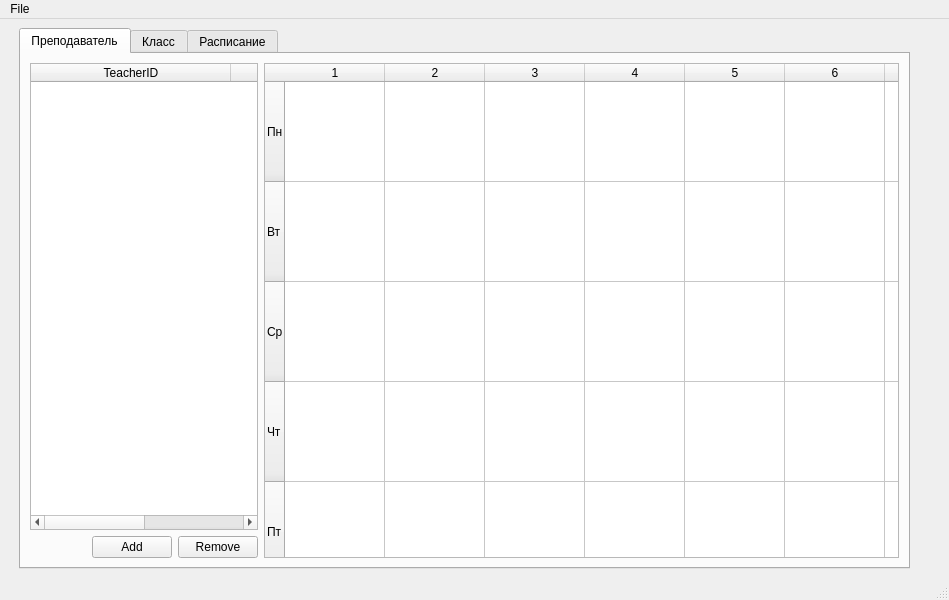
<?xml version="1.0" encoding="UTF-8"?>
<ui version="4.0">
 <class>MainWindow</class>
 <widget class="QMainWindow" name="MainWindow">
  <property name="geometry">
   <rect>
    <x>0</x>
    <y>0</y>
    <width>949</width>
    <height>600</height>
   </rect>
  </property>
  <property name="windowTitle">
   <string>Schedule</string>
  </property>
  <widget class="QWidget" name="centralwidget">
   <layout class="QHBoxLayout" name="horizontalLayout_5">
    <item>
     <spacer name="horizontalSpacer">
      <property name="orientation">
       <enum>Qt::Horizontal</enum>
      </property>
      <property name="sizeType">
       <enum>QSizePolicy::Fixed</enum>
      </property>
      <property name="sizeHint" stdset="0">
       <size>
        <width>10</width>
        <height>20</height>
       </size>
      </property>
     </spacer>
    </item>
    <item>
     <layout class="QVBoxLayout" name="verticalLayout_2">
      <property name="sizeConstraint">
       <enum>QLayout::SetDefaultConstraint</enum>
      </property>
      <item>
       <widget class="QTabWidget" name="tabWidget">
        <property name="whatsThis">
         <string>&lt;html&gt;&lt;head/&gt;&lt;body&gt;&lt;p&gt;Teacher&lt;/p&gt;&lt;/body&gt;&lt;/html&gt;</string>
        </property>
        <property name="currentIndex">
         <number>0</number>
        </property>
        <widget class="QWidget" name="teacher">
         <attribute name="title">
          <string>Преподаватель</string>
         </attribute>
         <layout class="QHBoxLayout" name="horizontalLayout_4">
          <item>
           <layout class="QVBoxLayout" name="verticalLayout">
            <item>
             <layout class="QHBoxLayout" name="horizontalLayout_3"/>
            </item>
            <item>
             <widget class="QTableWidget" name="teacherTableWidget">
              <property name="sizePolicy">
               <sizepolicy hsizetype="Expanding" vsizetype="Expanding">
                <horstretch>0</horstretch>
                <verstretch>0</verstretch>
               </sizepolicy>
              </property>
              <property name="sizeAdjustPolicy">
               <enum>QAbstractScrollArea::AdjustToContents</enum>
              </property>
              <property name="selectionMode">
               <enum>QAbstractItemView::SingleSelection</enum>
              </property>
              <property name="selectionBehavior">
               <enum>QAbstractItemView::SelectRows</enum>
              </property>
              <property name="columnCount">
               <number>2</number>
              </property>
              <attribute name="horizontalHeaderDefaultSectionSize">
               <number>200</number>
              </attribute>
              <attribute name="horizontalHeaderStretchLastSection">
               <bool>false</bool>
              </attribute>
              <attribute name="verticalHeaderVisible">
               <bool>false</bool>
              </attribute>
              <column>
               <property name="text">
                <string>TeacherID</string>
               </property>
              </column>
              <column>
               <property name="text">
                <string>ФИО</string>
               </property>
              </column>
             </widget>
            </item>
            <item>
             <layout class="QHBoxLayout" name="horizontalLayout">
              <item>
               <spacer name="horizontalSpacer_4">
                <property name="orientation">
                 <enum>Qt::Horizontal</enum>
                </property>
                <property name="sizeHint" stdset="0">
                 <size>
                  <width>40</width>
                  <height>20</height>
                 </size>
                </property>
               </spacer>
              </item>
              <item>
               <widget class="QPushButton" name="pushButton">
                <property name="text">
                 <string>Add</string>
                </property>
               </widget>
              </item>
              <item>
               <widget class="QPushButton" name="pushButton_2">
                <property name="text">
                 <string>Remove</string>
                </property>
               </widget>
              </item>
             </layout>
            </item>
           </layout>
          </item>
          <item>
           <widget class="QTableWidget" name="teacherTimeTableWidget">
            <property name="maximumSize">
             <size>
              <width>1000</width>
              <height>16777215</height>
             </size>
            </property>
            <property name="baseSize">
             <size>
              <width>100</width>
              <height>100</height>
             </size>
            </property>
            <property name="verticalScrollBarPolicy">
             <enum>Qt::ScrollBarAlwaysOff</enum>
            </property>
            <property name="horizontalScrollBarPolicy">
             <enum>Qt::ScrollBarAlwaysOff</enum>
            </property>
            <property name="sizeAdjustPolicy">
             <enum>QAbstractScrollArea::AdjustToContents</enum>
            </property>
            <attribute name="horizontalHeaderCascadingSectionResizes">
             <bool>true</bool>
            </attribute>
            <attribute name="horizontalHeaderMinimumSectionSize">
             <number>100</number>
            </attribute>
            <attribute name="horizontalHeaderDefaultSectionSize">
             <number>100</number>
            </attribute>
            <attribute name="verticalHeaderCascadingSectionResizes">
             <bool>true</bool>
            </attribute>
            <attribute name="verticalHeaderMinimumSectionSize">
             <number>100</number>
            </attribute>
            <attribute name="verticalHeaderDefaultSectionSize">
             <number>100</number>
            </attribute>
            <row>
             <property name="text">
              <string>Пн</string>
             </property>
            </row>
            <row>
             <property name="text">
              <string>Вт</string>
             </property>
            </row>
            <row>
             <property name="text">
              <string>Ср</string>
             </property>
            </row>
            <row>
             <property name="text">
              <string>Чт</string>
             </property>
            </row>
            <row>
             <property name="text">
              <string>Пт</string>
             </property>
            </row>
            <row>
             <property name="text">
              <string>Сб</string>
             </property>
            </row>
            <column>
             <property name="text">
              <string>1</string>
             </property>
            </column>
            <column>
             <property name="text">
              <string>2</string>
             </property>
            </column>
            <column>
             <property name="text">
              <string>3</string>
             </property>
            </column>
            <column>
             <property name="text">
              <string>4</string>
             </property>
            </column>
            <column>
             <property name="text">
              <string>5</string>
             </property>
            </column>
            <column>
             <property name="text">
              <string>6</string>
             </property>
            </column>
            <column>
             <property name="text">
              <string>7</string>
             </property>
            </column>
            <column>
             <property name="text">
              <string>8</string>
             </property>
            </column>
            <item row="0" column="0">
             <property name="text">
              <string/>
             </property>
             <property name="flags">
              <set>NoItemFlags</set>
             </property>
            </item>
            <item row="0" column="1">
             <property name="text">
              <string/>
             </property>
             <property name="flags">
              <set>NoItemFlags</set>
             </property>
            </item>
            <item row="0" column="2">
             <property name="text">
              <string/>
             </property>
             <property name="flags">
              <set>NoItemFlags</set>
             </property>
            </item>
            <item row="0" column="3">
             <property name="text">
              <string/>
             </property>
             <property name="flags">
              <set>NoItemFlags</set>
             </property>
            </item>
            <item row="0" column="4">
             <property name="text">
              <string/>
             </property>
             <property name="flags">
              <set>NoItemFlags</set>
             </property>
            </item>
            <item row="0" column="5">
             <property name="text">
              <string/>
             </property>
             <property name="flags">
              <set>NoItemFlags</set>
             </property>
            </item>
            <item row="0" column="6">
             <property name="text">
              <string/>
             </property>
             <property name="flags">
              <set>NoItemFlags</set>
             </property>
            </item>
            <item row="0" column="7">
             <property name="text">
              <string/>
             </property>
             <property name="flags">
              <set>NoItemFlags</set>
             </property>
            </item>
            <item row="1" column="0">
             <property name="text">
              <string/>
             </property>
             <property name="flags">
              <set>NoItemFlags</set>
             </property>
            </item>
            <item row="1" column="1">
             <property name="text">
              <string/>
             </property>
             <property name="flags">
              <set>NoItemFlags</set>
             </property>
            </item>
            <item row="1" column="2">
             <property name="text">
              <string/>
             </property>
             <property name="flags">
              <set>NoItemFlags</set>
             </property>
            </item>
            <item row="1" column="3">
             <property name="text">
              <string/>
             </property>
             <property name="flags">
              <set>NoItemFlags</set>
             </property>
            </item>
            <item row="1" column="4">
             <property name="text">
              <string/>
             </property>
             <property name="flags">
              <set>NoItemFlags</set>
             </property>
            </item>
            <item row="1" column="5">
             <property name="text">
              <string/>
             </property>
             <property name="flags">
              <set>NoItemFlags</set>
             </property>
            </item>
            <item row="1" column="6">
             <property name="text">
              <string/>
             </property>
             <property name="flags">
              <set>NoItemFlags</set>
             </property>
            </item>
            <item row="1" column="7">
             <property name="text">
              <string/>
             </property>
             <property name="flags">
              <set>NoItemFlags</set>
             </property>
            </item>
            <item row="2" column="0">
             <property name="text">
              <string/>
             </property>
             <property name="flags">
              <set>NoItemFlags</set>
             </property>
            </item>
            <item row="2" column="1">
             <property name="text">
              <string/>
             </property>
             <property name="flags">
              <set>NoItemFlags</set>
             </property>
            </item>
            <item row="2" column="2">
             <property name="text">
              <string/>
             </property>
             <property name="flags">
              <set>NoItemFlags</set>
             </property>
            </item>
            <item row="2" column="3">
             <property name="text">
              <string/>
             </property>
             <property name="flags">
              <set>NoItemFlags</set>
             </property>
            </item>
            <item row="2" column="4">
             <property name="text">
              <string/>
             </property>
             <property name="flags">
              <set>NoItemFlags</set>
             </property>
            </item>
            <item row="2" column="5">
             <property name="text">
              <string/>
             </property>
             <property name="flags">
              <set>NoItemFlags</set>
             </property>
            </item>
            <item row="2" column="6">
             <property name="text">
              <string/>
             </property>
             <property name="flags">
              <set>NoItemFlags</set>
             </property>
            </item>
            <item row="2" column="7">
             <property name="text">
              <string/>
             </property>
             <property name="flags">
              <set>NoItemFlags</set>
             </property>
            </item>
            <item row="3" column="0">
             <property name="text">
              <string/>
             </property>
             <property name="flags">
              <set>NoItemFlags</set>
             </property>
            </item>
            <item row="3" column="1">
             <property name="text">
              <string/>
             </property>
             <property name="flags">
              <set>NoItemFlags</set>
             </property>
            </item>
            <item row="3" column="2">
             <property name="text">
              <string/>
             </property>
             <property name="flags">
              <set>NoItemFlags</set>
             </property>
            </item>
            <item row="3" column="3">
             <property name="text">
              <string/>
             </property>
             <property name="flags">
              <set>NoItemFlags</set>
             </property>
            </item>
            <item row="3" column="4">
             <property name="text">
              <string/>
             </property>
             <property name="flags">
              <set>NoItemFlags</set>
             </property>
            </item>
            <item row="3" column="5">
             <property name="text">
              <string/>
             </property>
             <property name="flags">
              <set>NoItemFlags</set>
             </property>
            </item>
            <item row="3" column="6">
             <property name="text">
              <string/>
             </property>
             <property name="flags">
              <set>NoItemFlags</set>
             </property>
            </item>
            <item row="3" column="7">
             <property name="text">
              <string/>
             </property>
             <property name="flags">
              <set>NoItemFlags</set>
             </property>
            </item>
            <item row="4" column="0">
             <property name="text">
              <string/>
             </property>
             <property name="flags">
              <set>NoItemFlags</set>
             </property>
            </item>
            <item row="4" column="1">
             <property name="text">
              <string/>
             </property>
             <property name="flags">
              <set>NoItemFlags</set>
             </property>
            </item>
            <item row="4" column="2">
             <property name="text">
              <string/>
             </property>
             <property name="flags">
              <set>NoItemFlags</set>
             </property>
            </item>
            <item row="4" column="3">
             <property name="text">
              <string/>
             </property>
             <property name="flags">
              <set>NoItemFlags</set>
             </property>
            </item>
            <item row="4" column="4">
             <property name="text">
              <string/>
             </property>
             <property name="flags">
              <set>NoItemFlags</set>
             </property>
            </item>
            <item row="4" column="5">
             <property name="text">
              <string/>
             </property>
             <property name="flags">
              <set>NoItemFlags</set>
             </property>
            </item>
            <item row="4" column="6">
             <property name="text">
              <string/>
             </property>
             <property name="flags">
              <set>NoItemFlags</set>
             </property>
            </item>
            <item row="4" column="7">
             <property name="text">
              <string/>
             </property>
             <property name="flags">
              <set>NoItemFlags</set>
             </property>
            </item>
            <item row="5" column="0">
             <property name="text">
              <string/>
             </property>
             <property name="flags">
              <set>NoItemFlags</set>
             </property>
            </item>
            <item row="5" column="1">
             <property name="text">
              <string/>
             </property>
             <property name="flags">
              <set>NoItemFlags</set>
             </property>
            </item>
            <item row="5" column="2">
             <property name="text">
              <string/>
             </property>
             <property name="flags">
              <set>NoItemFlags</set>
             </property>
            </item>
            <item row="5" column="3">
             <property name="text">
              <string/>
             </property>
             <property name="flags">
              <set>NoItemFlags</set>
             </property>
            </item>
            <item row="5" column="4">
             <property name="text">
              <string/>
             </property>
             <property name="flags">
              <set>NoItemFlags</set>
             </property>
            </item>
            <item row="5" column="5">
             <property name="text">
              <string/>
             </property>
             <property name="flags">
              <set>NoItemFlags</set>
             </property>
            </item>
            <item row="5" column="6">
             <property name="text">
              <string/>
             </property>
             <property name="flags">
              <set>NoItemFlags</set>
             </property>
            </item>
            <item row="5" column="7">
             <property name="text">
              <string/>
             </property>
             <property name="flags">
              <set>NoItemFlags</set>
             </property>
            </item>
           </widget>
          </item>
         </layout>
        </widget>
        <widget class="QWidget" name="Class">
         <attribute name="title">
          <string>Класс</string>
         </attribute>
         <layout class="QGridLayout" name="gridLayout_10">
          <item row="0" column="0">
           <layout class="QHBoxLayout" name="horizontalLayout_2">
            <item>
             <layout class="QVBoxLayout" name="verticalLayout_5">
              <item>
               <widget class="QTableWidget" name="gradeTableWidget">
                <property name="selectionMode">
                 <enum>QAbstractItemView::SingleSelection</enum>
                </property>
                <property name="selectionBehavior">
                 <enum>QAbstractItemView::SelectRows</enum>
                </property>
                <attribute name="verticalHeaderVisible">
                 <bool>false</bool>
                </attribute>
                <column>
                 <property name="text">
                  <string>ClassID</string>
                 </property>
                </column>
                <column>
                 <property name="text">
                  <string>Класс</string>
                 </property>
                </column>
               </widget>
              </item>
              <item>
               <layout class="QHBoxLayout" name="horizontalLayout_6">
                <item>
                 <spacer name="horizontalSpacer_6">
                  <property name="orientation">
                   <enum>Qt::Horizontal</enum>
                  </property>
                  <property name="sizeHint" stdset="0">
                   <size>
                    <width>40</width>
                    <height>20</height>
                   </size>
                  </property>
                 </spacer>
                </item>
                <item>
                 <widget class="QPushButton" name="pushButton_5">
                  <property name="text">
                   <string>Add</string>
                  </property>
                 </widget>
                </item>
                <item>
                 <widget class="QPushButton" name="pushButton_6">
                  <property name="text">
                   <string>Remove</string>
                  </property>
                 </widget>
                </item>
               </layout>
              </item>
             </layout>
            </item>
           </layout>
          </item>
          <item row="0" column="2">
           <widget class="QTableWidget" name="gradeDetailsTableWidget">
            <property name="sizeAdjustPolicy">
             <enum>QAbstractScrollArea::AdjustToContents</enum>
            </property>
            <property name="columnCount">
             <number>3</number>
            </property>
            <attribute name="verticalHeaderVisible">
             <bool>false</bool>
            </attribute>
            <column>
             <property name="text">
              <string>Предмет</string>
             </property>
            </column>
            <column>
             <property name="text">
              <string>Преподаватель</string>
             </property>
            </column>
            <column>
             <property name="text">
              <string>Часы</string>
             </property>
            </column>
           </widget>
          </item>
         </layout>
        </widget>
        <widget class="QWidget" name="Schedule">
         <attribute name="title">
          <string>Расписание</string>
         </attribute>
         <layout class="QGridLayout" name="gridLayout_4">
          <item row="0" column="1">
           <spacer name="horizontalSpacer_3">
            <property name="orientation">
             <enum>Qt::Horizontal</enum>
            </property>
            <property name="sizeType">
             <enum>QSizePolicy::Fixed</enum>
            </property>
            <property name="sizeHint" stdset="0">
             <size>
              <width>50</width>
              <height>20</height>
             </size>
            </property>
           </spacer>
          </item>
          <item row="0" column="0">
           <widget class="QTableWidget" name="scheduleTableWidget">
            <property name="sizeAdjustPolicy">
             <enum>QAbstractScrollArea::AdjustToContents</enum>
            </property>
            <attribute name="horizontalHeaderDefaultSectionSize">
             <number>100</number>
            </attribute>
            <column>
             <property name="text">
              <string>Класс</string>
             </property>
            </column>
           </widget>
          </item>
          <item row="0" column="2">
           <layout class="QGridLayout" name="gridLayout_3">
            <item row="1" column="0">
             <layout class="QVBoxLayout" name="verticalLayout_6">
              <item>
               <layout class="QGridLayout" name="gridLayout_13">
                <item row="1" column="1">
                 <widget class="QPushButton" name="generateButton">
                  <property name="text">
                   <string>Generate</string>
                  </property>
                 </widget>
                </item>
                <item row="1" column="0">
                 <spacer name="horizontalSpacer_7">
                  <property name="orientation">
                   <enum>Qt::Horizontal</enum>
                  </property>
                  <property name="sizeHint" stdset="0">
                   <size>
                    <width>40</width>
                    <height>20</height>
                   </size>
                  </property>
                 </spacer>
                </item>
               </layout>
              </item>
             </layout>
            </item>
            <item row="0" column="0">
             <widget class="QTabWidget" name="scheduleTabWidget">
              <property name="currentIndex">
               <number>5</number>
              </property>
              <widget class="QWidget" name="mon">
               <attribute name="title">
                <string>Пн</string>
               </attribute>
               <layout class="QGridLayout" name="gridLayout_9">
                <item row="0" column="0">
                 <widget class="QTableWidget" name="monSchedTableWidget">
                  <property name="sizeAdjustPolicy">
                   <enum>QAbstractScrollArea::AdjustToContents</enum>
                  </property>
                  <attribute name="verticalHeaderVisible">
                   <bool>false</bool>
                  </attribute>
                  <column>
                   <property name="text">
                    <string>Урок</string>
                   </property>
                  </column>
                  <column>
                   <property name="text">
                    <string>Предмет</string>
                   </property>
                  </column>
                  <column>
                   <property name="text">
                    <string>Преподаватель</string>
                   </property>
                  </column>
                 </widget>
                </item>
               </layout>
              </widget>
              <widget class="QWidget" name="tue">
               <attribute name="title">
                <string>Вт</string>
               </attribute>
               <layout class="QGridLayout" name="gridLayout_8">
                <item row="0" column="0">
                 <widget class="QTableWidget" name="tueSchedTableWidget">
                  <property name="sizeAdjustPolicy">
                   <enum>QAbstractScrollArea::AdjustToContents</enum>
                  </property>
                  <property name="columnCount">
                   <number>3</number>
                  </property>
                  <attribute name="verticalHeaderVisible">
                   <bool>false</bool>
                  </attribute>
                  <column>
                   <property name="text">
                    <string>Урок</string>
                   </property>
                  </column>
                  <column>
                   <property name="text">
                    <string>Предмет</string>
                   </property>
                  </column>
                  <column>
                   <property name="text">
                    <string>Преподаватель</string>
                   </property>
                  </column>
                 </widget>
                </item>
               </layout>
              </widget>
              <widget class="QWidget" name="wed">
               <attribute name="title">
                <string>Ср</string>
               </attribute>
               <layout class="QGridLayout" name="gridLayout_7">
                <item row="0" column="0">
                 <widget class="QTableWidget" name="wedSchedTableWidget">
                  <property name="sizeAdjustPolicy">
                   <enum>QAbstractScrollArea::AdjustToContents</enum>
                  </property>
                  <attribute name="verticalHeaderVisible">
                   <bool>false</bool>
                  </attribute>
                  <column>
                   <property name="text">
                    <string>Урок</string>
                   </property>
                  </column>
                  <column>
                   <property name="text">
                    <string>Предмет</string>
                   </property>
                  </column>
                  <column>
                   <property name="text">
                    <string>Преподаватель</string>
                   </property>
                  </column>
                 </widget>
                </item>
               </layout>
              </widget>
              <widget class="QWidget" name="thu">
               <attribute name="title">
                <string>Чт</string>
               </attribute>
               <layout class="QGridLayout" name="gridLayout_6">
                <item row="0" column="0">
                 <widget class="QTableWidget" name="thuSchedTableWidget">
                  <property name="sizeAdjustPolicy">
                   <enum>QAbstractScrollArea::AdjustToContents</enum>
                  </property>
                  <attribute name="verticalHeaderVisible">
                   <bool>false</bool>
                  </attribute>
                  <column>
                   <property name="text">
                    <string>Урок</string>
                   </property>
                  </column>
                  <column>
                   <property name="text">
                    <string>Предмет</string>
                   </property>
                  </column>
                  <column>
                   <property name="text">
                    <string>Преподаватель</string>
                   </property>
                  </column>
                 </widget>
                </item>
               </layout>
              </widget>
              <widget class="QWidget" name="fri">
               <attribute name="title">
                <string>Пт</string>
               </attribute>
               <layout class="QGridLayout" name="gridLayout_5">
                <item row="0" column="0">
                 <widget class="QTableWidget" name="friSchedTableWidget">
                  <property name="sizeAdjustPolicy">
                   <enum>QAbstractScrollArea::AdjustToContents</enum>
                  </property>
                  <attribute name="verticalHeaderVisible">
                   <bool>false</bool>
                  </attribute>
                  <column>
                   <property name="text">
                    <string>Урок</string>
                   </property>
                  </column>
                  <column>
                   <property name="text">
                    <string>Предмет</string>
                   </property>
                  </column>
                  <column>
                   <property name="text">
                    <string>Преподаватель</string>
                   </property>
                  </column>
                 </widget>
                </item>
               </layout>
              </widget>
              <widget class="QWidget" name="sat">
               <attribute name="title">
                <string>Сб</string>
               </attribute>
               <layout class="QGridLayout" name="gridLayout_2">
                <item row="0" column="0">
                 <widget class="QTableWidget" name="satSchedTableWidget">
                  <property name="sizeAdjustPolicy">
                   <enum>QAbstractScrollArea::AdjustToContents</enum>
                  </property>
                  <attribute name="verticalHeaderVisible">
                   <bool>false</bool>
                  </attribute>
                  <column>
                   <property name="text">
                    <string>Урок</string>
                   </property>
                  </column>
                  <column>
                   <property name="text">
                    <string>Предмет</string>
                   </property>
                  </column>
                  <column>
                   <property name="text">
                    <string>Преподаватель</string>
                   </property>
                  </column>
                 </widget>
                </item>
               </layout>
              </widget>
             </widget>
            </item>
           </layout>
          </item>
         </layout>
        </widget>
       </widget>
      </item>
     </layout>
    </item>
    <item>
     <spacer name="verticalSpacer">
      <property name="orientation">
       <enum>Qt::Vertical</enum>
      </property>
      <property name="sizeType">
       <enum>QSizePolicy::Fixed</enum>
      </property>
      <property name="sizeHint" stdset="0">
       <size>
        <width>20</width>
        <height>40</height>
       </size>
      </property>
     </spacer>
    </item>
    <item>
     <spacer name="horizontalSpacer_2">
      <property name="orientation">
       <enum>Qt::Horizontal</enum>
      </property>
      <property name="sizeType">
       <enum>QSizePolicy::Fixed</enum>
      </property>
      <property name="sizeHint" stdset="0">
       <size>
        <width>10</width>
        <height>20</height>
       </size>
      </property>
     </spacer>
    </item>
   </layout>
  </widget>
  <widget class="QMenuBar" name="menubar">
   <property name="geometry">
    <rect>
     <x>0</x>
     <y>0</y>
     <width>949</width>
     <height>21</height>
    </rect>
   </property>
   <widget class="QMenu" name="menuSchedule">
    <property name="title">
     <string>File</string>
    </property>
    <widget class="QMenu" name="menuSave_As">
     <property name="title">
      <string>Save As...</string>
     </property>
     <addaction name="actionXLS"/>
    </widget>
    <addaction name="actionOpen"/>
    <addaction name="actionSave"/>
    <addaction name="menuSave_As"/>
   </widget>
   <addaction name="menuSchedule"/>
  </widget>
  <widget class="QStatusBar" name="statusbar"/>
  <action name="actionOpen">
   <property name="checkable">
    <bool>true</bool>
   </property>
   <property name="text">
    <string>Open</string>
   </property>
  </action>
  <action name="actionSave">
   <property name="text">
    <string>Save</string>
   </property>
  </action>
  <action name="actionXLS">
   <property name="text">
    <string>XLSX</string>
   </property>
  </action>
 </widget>
 <resources/>
 <connections/>
</ui>
